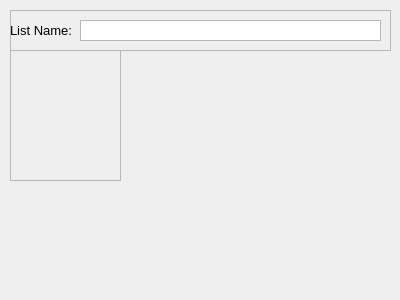
<?xml version="1.0" encoding="UTF-8"?>
<ui version="4.0">
 <class>NewList</class>
 <widget class="QDialog" name="NewList">
  <property name="geometry">
   <rect>
    <x>0</x>
    <y>0</y>
    <width>400</width>
    <height>300</height>
   </rect>
  </property>
  <property name="windowTitle">
   <string>Dialog</string>
  </property>
  <widget class="QFrame" name="frame">
   <property name="geometry">
    <rect>
     <x>10</x>
     <y>10</y>
     <width>381</width>
     <height>41</height>
    </rect>
   </property>
   <property name="frameShape">
    <enum>QFrame::StyledPanel</enum>
   </property>
   <property name="frameShadow">
    <enum>QFrame::Raised</enum>
   </property>
   <widget class="QLabel" name="label">
    <property name="geometry">
     <rect>
      <x>0</x>
      <y>10</y>
      <width>61</width>
      <height>21</height>
     </rect>
    </property>
    <property name="font">
     <font>
      <pointsize>10</pointsize>
     </font>
    </property>
    <property name="text">
     <string>List Name:</string>
    </property>
   </widget>
   <widget class="QTextEdit" name="textEdit">
    <property name="geometry">
     <rect>
      <x>70</x>
      <y>10</y>
      <width>301</width>
      <height>21</height>
     </rect>
    </property>
    <property name="verticalScrollBarPolicy">
     <enum>Qt::ScrollBarAlwaysOff</enum>
    </property>
    <property name="horizontalScrollBarPolicy">
     <enum>Qt::ScrollBarAlwaysOff</enum>
    </property>
   </widget>
  </widget>
  <widget class="QFrame" name="frame_2">
   <property name="geometry">
    <rect>
     <x>10</x>
     <y>50</y>
     <width>111</width>
     <height>131</height>
    </rect>
   </property>
   <property name="frameShape">
    <enum>QFrame::StyledPanel</enum>
   </property>
   <property name="frameShadow">
    <enum>QFrame::Raised</enum>
   </property>
  </widget>
 </widget>
 <resources/>
 <connections/>
</ui>
